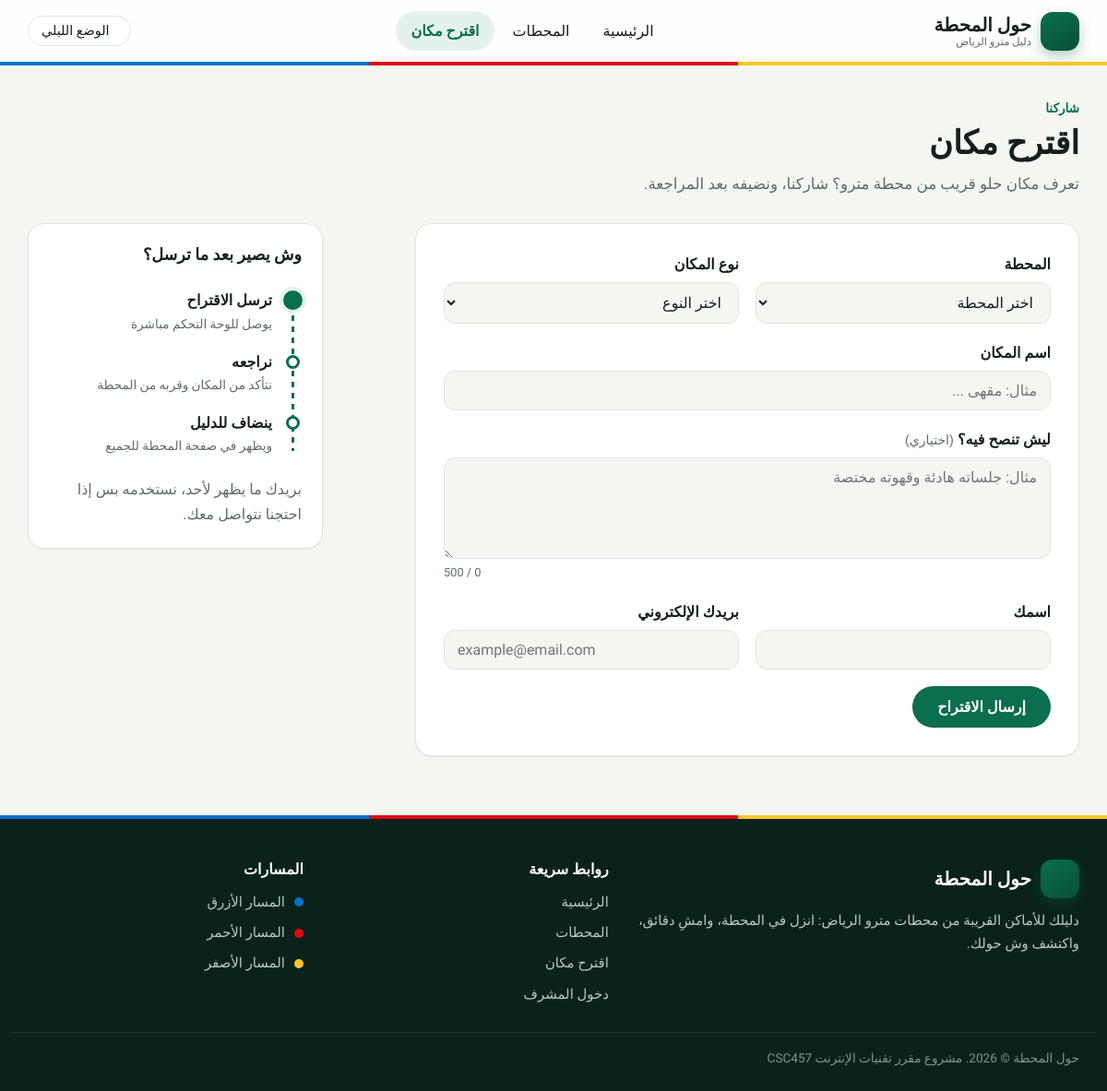
The app's page /suggest.php with its own data.
### tables this page shows
CREATE TABLE metro_lines (
    id INT AUTO_INCREMENT PRIMARY KEY,
    name VARCHAR(50) NOT NULL,
    color VARCHAR(7) NOT NULL
);

### includes/functions.php (called while the page is built, shortened)
<?php
function e($value)
{
    return htmlspecialchars((string) $value, ENT_QUOTES, 'UTF-8');
}
function get_lines($conn)
{
    return $conn->query('SELECT id, name, color FROM metro_lines ORDER BY id')->fetch_all(MYSQLI_ASSOC);
}
function safe_color($hex)
{
    return preg_match('/^#[0-9A-Fa-f]{6}$/', $hex) ? $hex : '#6B7280';
}
function text_on($hex)
{
    $hex = ltrim(safe_color($hex), '#');
    [$r, $g, $b] = array_map('hexdec', str_split($hex, 2));
    $brightness = (0.299 * $r + 0.587 * $g + 0.114 * $b) / 255;
    return $brightness > 0.6 ? '#1F2933' : '#FFFFFF';
}
function line_style($color)
{
    return '--line: ' . safe_color($color) . '; --line-text: ' . text_on($color) . ';';
}

### suggest.php (the view, shortened to what this page needs)
<?php
require_once 'config.php';
$errors    = [];
$old = [
    'station_id'   => (string) (filter_input(INPUT_GET, 'station', FILTER_VALIDATE_INT) ?: ''),
    'place_name'   => '',
    'category'     => '',
    'note'         => '',
    'visitor_name' => '',
    'email'        => '',
];
$sent = isset($_GET['sent']);
function invalid($errors, $name)
{
    return isset($errors[$name]) ? ' class="invalid" aria-invalid="true"' : '';
}
include 'includes/header.php';
?>
<section class="page-header">
    <span class="kicker">شاركنا</span>
    <h1>اقترح مكان</h1>
    <p>تعرف مكان حلو قريب من محطة مترو؟ شاركنا، ونضيفه بعد المراجعة.</p>
</section>
<div class="form-layout">
    <?php if ($sent): ?>
        <section class="success-card" role="status">
            <span class="success-icon"><?php echo icon('check'); ?></span>
            <h2>وصلنا اقتراحك، شكرًا لك!</h2>
            <p>بيراجعه فريق الدليل، وإذا تمت الموافقة يظهر في صفحة المحطة.</p>
            <div class="actions-row">
                <a href="suggest.php" class="btn">اقترح مكان آخر</a>
                <a href="stations.php" class="btn btn-ghost">تصفح المحطات</a>
            </div>
        </section>
    <?php else: ?>
    <section class="form-section">
        <form id="suggest-form" class="form" action="suggest.php" method="post" novalidate>
            <div class="form-row">
                <div class="form-group">
                    <label for="station_id">المحطة</label>
                    <select id="station_id" name="station_id" required data-label="المحطة"<?php echo invalid($errors, 'station_id'); ?>>
                        <option value="">اختر المحطة</option>
                    </select>
                </div>
                <div class="form-group">
                    <label for="category">نوع المكان</label>
                    <select id="category" name="category" required data-label="نوع المكان"<?php echo invalid($errors, 'category'); ?>>
                        <option value="">اختر النوع</option>
                    </select>
                </div>
            </div>
            <div class="form-group">
                <label for="place_name">اسم المكان</label>
                <input type="text" id="place_name" name="place_name" placeholder="مثال: مقهى ..."
                       required minlength="2" maxlength="100" data-label="اسم المكان"
                       value="<?php echo e($old['place_name']); ?>"<?php echo invalid($errors, 'place_name'); ?>>
            </div>
            <div class="form-group">
                <label for="note">ليش تنصح فيه؟ <span class="optional">(اختياري)</span></label>
                <textarea id="note" name="note" rows="4" maxlength="500" data-label="الملاحظة"
                          placeholder="مثال: جلساته هادئة وقهوته مختصة"<?php echo invalid($errors, 'note'); ?>><?php echo e($old['note']); ?></textarea>
            </div>
            <div class="form-row">
                <div class="form-group">
                    <label for="visitor_name">اسمك</label>
                    <input type="text" id="visitor_name" name="visitor_name"
                           required minlength="2" maxlength="100" data-label="اسمك" data-pattern="letters"
                           value="<?php echo e($old['visitor_name']); ?>"<?php echo invalid($errors, 'visitor_name'); ?>>
                </div>
                <div class="form-group">
                    <label for="email">بريدك الإلكتروني</label>
                    <input type="email" id="email" name="email" placeholder="example@email.com" dir="ltr"
                           required maxlength="100" data-label="البريد الإلكتروني"
                           value="<?php echo e($old['email']); ?>"<?php echo invalid($errors, 'email'); ?>>
                </div>
            </div>
            <button type="submit" class="btn"><?php echo icon('send'); ?> إرسال الاقتراح</button>
        </form>
    </section>
    <?php endif; ?>
    <aside class="info-card">
        <h2><?php echo icon('info'); ?> وش يصير بعد ما ترسل؟</h2>
        <ol class="walk-timeline compact">
            <li class="origin"><span class="stop"></span><strong>ترسل الاقتراح</strong><small>يوصل للوحة التحكم مباشرة</small></li>
            <li><span class="stop"></span><strong>نراجعه</strong><small>نتأكد من المكان وقربه من المحطة</small></li>
            <li><span class="stop"></span><strong>ينضاف للدليل</strong><small>ويظهر في صفحة المحطة للجميع</small></li>
        </ol>
        <p class="muted">بريدك ما يظهر لأحد، نستخدمه بس إذا احتجنا نتواصل معك.</p>
    </aside>
</div>
<?php include 'includes/footer.php'; ?>

### includes/footer.php
</main>
<footer class="site-footer">
    <div class="line-stripe" aria-hidden="true"></div>
    <div class="footer-inner">
        <div class="footer-brand">
            <a href="index.php" class="logo">
                <span class="logo-mark"><?php echo icon('train'); ?></span>
                <span class="logo-text">حول المحطة</span>
            </a>
            <p>دليلك للأماكن القريبة من محطات مترو الرياض: انزل في المحطة، وامشِ دقائق، واكتشف وش حولك.</p>
        </div>
        <nav class="footer-links" aria-label="روابط سريعة">
            <h2>روابط سريعة</h2>
            <ul>
                <li><a href="index.php">الرئيسية</a></li>
                <li><a href="stations.php">المحطات</a></li>
                <li><a href="suggest.php">اقترح مكان</a></li>
                <li><a href="admin/login.php">دخول المشرف</a></li>
            </ul>
        </nav>
        <div class="footer-lines">
            <h2>المسارات</h2>
            <ul>
                <?php foreach (get_lines($conn) as $line): ?>
                    <li>
                        <span class="dot" style="<?php echo line_style($line['color']); ?>"></span>
                        <a href="stations.php?line=<?php echo (int) $line['id']; ?>"><?php echo e($line['name']); ?></a>
                    </li>
                <?php endforeach; ?>
            </ul>
        </div>
    </div>
    <p class="footer-bottom">حول المحطة © <?php echo date('Y'); ?>. مشروع مقرر تقنيات الإنترنت CSC457</p>
</footer>
</body>
</html>

### records on screen
metro_lines: name "المسار الأزرق"
metro_lines: name "المسار الأحمر"
metro_lines: name "المسار الأصفر"

### other values on screen
$label "الرئيسية"
$label "المحطات"
$label "اقترح مكان"
